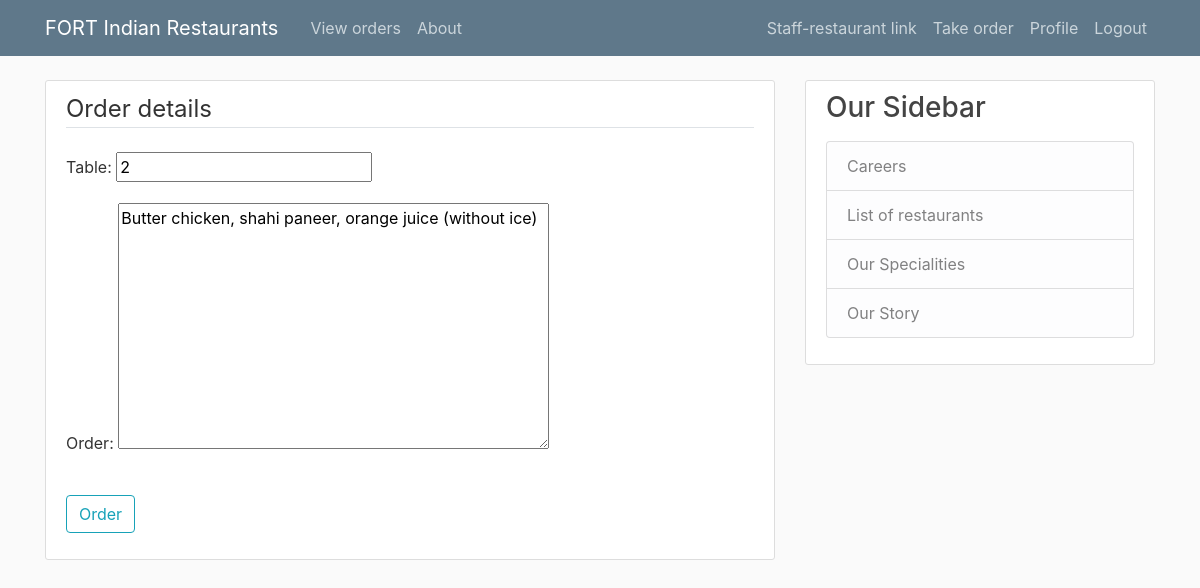
Screenshot of /order/2/update/ (signed in) with the database file from the repository.
### waiter/models.py (models this page shows, shortened)
class Order(models.Model):
    table = models.CharField(max_length=10)
    order = models.TextField()
    date = models.DateTimeField(default=timezone.now)
    customer = models.ForeignKey(User, on_delete=models.CASCADE)

### waiter/views.py (the view, shortened to what this page needs)
# urls.py: path('order/<int:pk>/update/', OrderUpdateView.as_view(), name='order-update'),
class OrderUpdateView(LoginRequiredMixin, UserPassesTestMixin, UpdateView):
    model = Order
    fields = ['table', 'order']
    def test_func(self):
        order = self.get_object()
        if self.request.user == order.customer:
            return True
        return False

### waiter/templates/waiter/order_form.html (shortened to what this page needs)
{% extends "waiter/base.html" %}
{% block content %}
    <div class="content-section">
        <form method="POST">
            <fieldset class="form-group">
                <legend class="border-bottom mb-4">Order details</legend>
                {{ form.as_p }}
            </fieldset>
            <div class="form-group">
                <button class="btn btn-outline-info" type="submit">Order</button>
            </div>
        </form>
    </div>
{% endblock content %}

### waiter/static/waiter/main.css (style rules this page uses)
body { background: #fafafa; color: #333333; margin-top: 5rem; }
.content-section { background: #ffffff; padding: 10px 20px; border: 1px solid #dddddd; border-radius: 3px; margin-bottom: 20px; }

### rows the page displays
Order: table "2", order "Butter chicken, shahi paneer, orange juice (without ice)"
